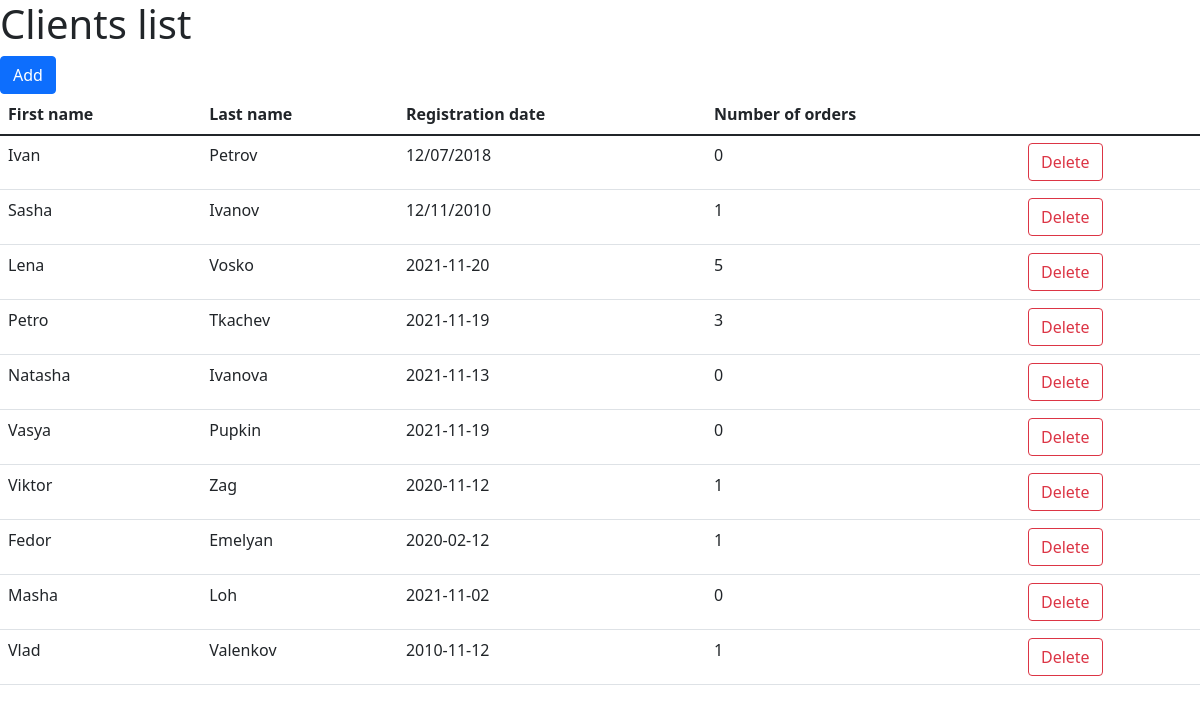
The app's page /clients-list with its own data.
### main.py (models this page shows, shortened)
class Clients(db.Model):
    id = db.Column(db.Integer, primary_key=True)
    passport_number = db.Column(db.String(30), nullable=False)
    first_name = db.Column(db.String(45), nullable=False)
    last_name = db.Column(db.String(45), nullable=False)
    registration_date = db.Column(db.String(45), nullable=False)

### main.py (the view)
@rental_cars.route('/clients-list')
def clients_list():
    g.db = sqlite3.connect('rental_cars.db')
    cur = g.db.execute("""SELECT id, first_name, last_name, registration_date, COUNT(client_id) FROM
                         (SELECT clients.*, orders.client_id FROM clients
                          LEFT JOIN orders ON clients.id = orders.client_id) GROUP BY id""")
    linked_clients = cur.fetchall()
    g.db.close()
    return render_template('clients-list.html', linked_clients=linked_clients)

### templates/clients-list.html (shortened to what this page needs)
{% extends 'documentation/html_prototype/static_prototype.html' %}
{% block body %}
<h1>Clients list</h1>
<a href="/add-client" class="btn btn-primary">Add</a>
<table class="table">
    <thead>
        <tr>
            <th scope="col">First name</th>
            <th scope="col">Last name</th>
            <th scope="col">Registration date</th>
            <th scope="col">Number of orders</th>
        </tr>
    </thead>
    <tbody>
        <tr>
            {% for row in linked_clients %}
                <tr>
                    <td>{{ row[1] }}</td>
                    <td>{{ row[2] }}</td>
                    <td>{{ row[3] }}</td>
                    <td>{{ row[4] }}</td>
                    <td>
                        <a href="/clients-list/{{ row[0] }}/delete-client" class="btn btn-outline-danger" onclick="return confirm('Please confirm delete client')">Delete</a>
                    </td>
                </tr>
            {% endfor %}
        </tr>
    </tbody>
</table>
{% endblock %}

### records on screen
Clients: first_name "Ivan", last_name "Petrov", registration_date "12/07/2018", row "0"
Clients: first_name "Sasha", last_name "Ivanov", registration_date "12/11/2010", row "1"
Clients: first_name "Lena", last_name "Vosko", registration_date "2021-11-20", row "5"
Clients: first_name "Petro", last_name "Tkachev", registration_date "2021-11-19", row "3"
Clients: first_name "Natasha", last_name "Ivanova", registration_date "2021-11-13", row "0"
Clients: first_name "Vasya", last_name "Pupkin", registration_date "2021-11-19", row "0"
Clients: first_name "Viktor", last_name "Zag", registration_date "2020-11-12", row "1"
Clients: first_name "Fedor", last_name "Emelyan", registration_date "2020-02-12", row "1"
Clients: first_name "Masha", last_name "Loh", registration_date "2021-11-02", row "0"
Clients: first_name "Vlad", last_name "Valenkov", registration_date "2010-11-12", row "1"
